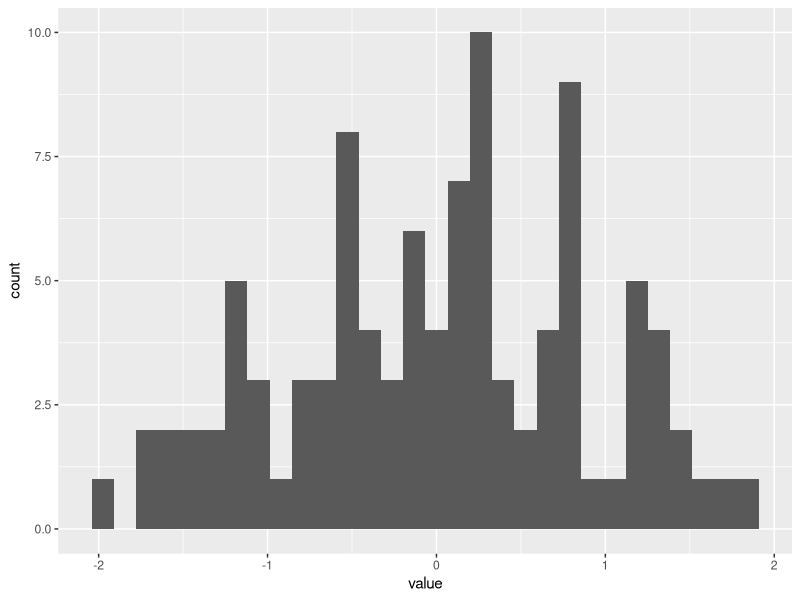

Source code (R):
# library
library(ggplot2)

# dataset:
data=data.frame(value=rnorm(100))

# basic histogram
p <- ggplot(data, aes(x=value)) + 
  geom_histogram()
